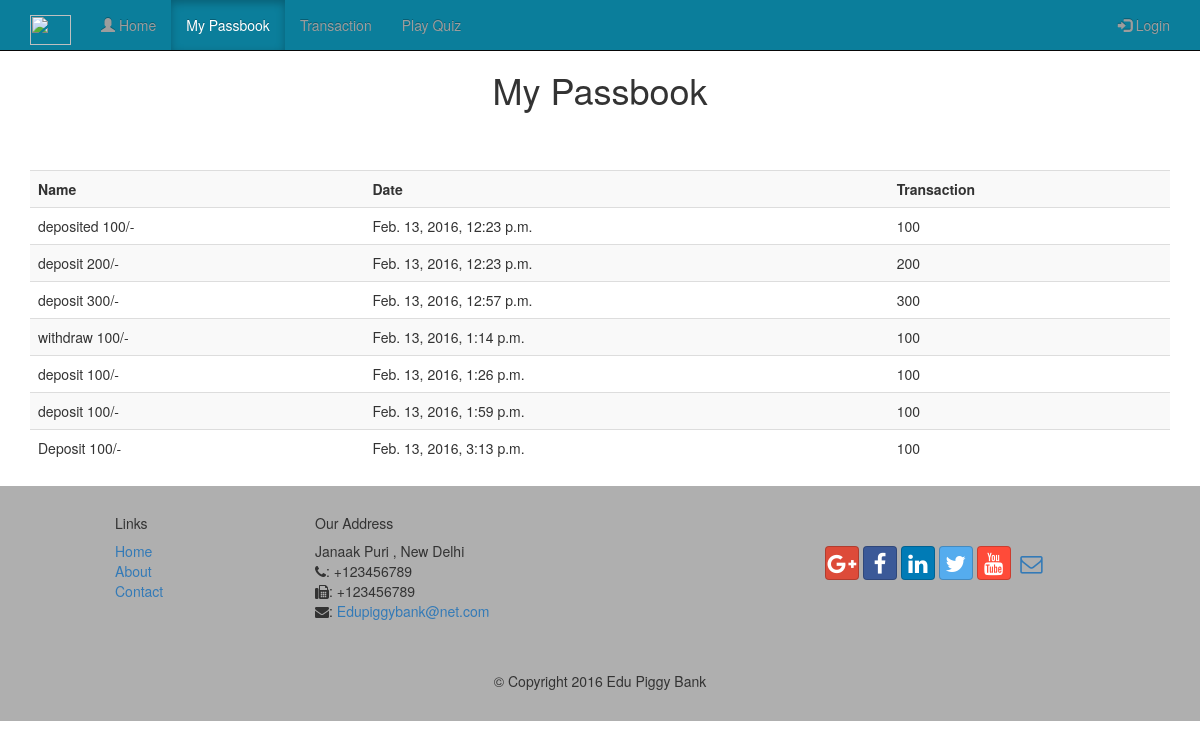
/mypassbook, run on an earlier commit of the app's database.
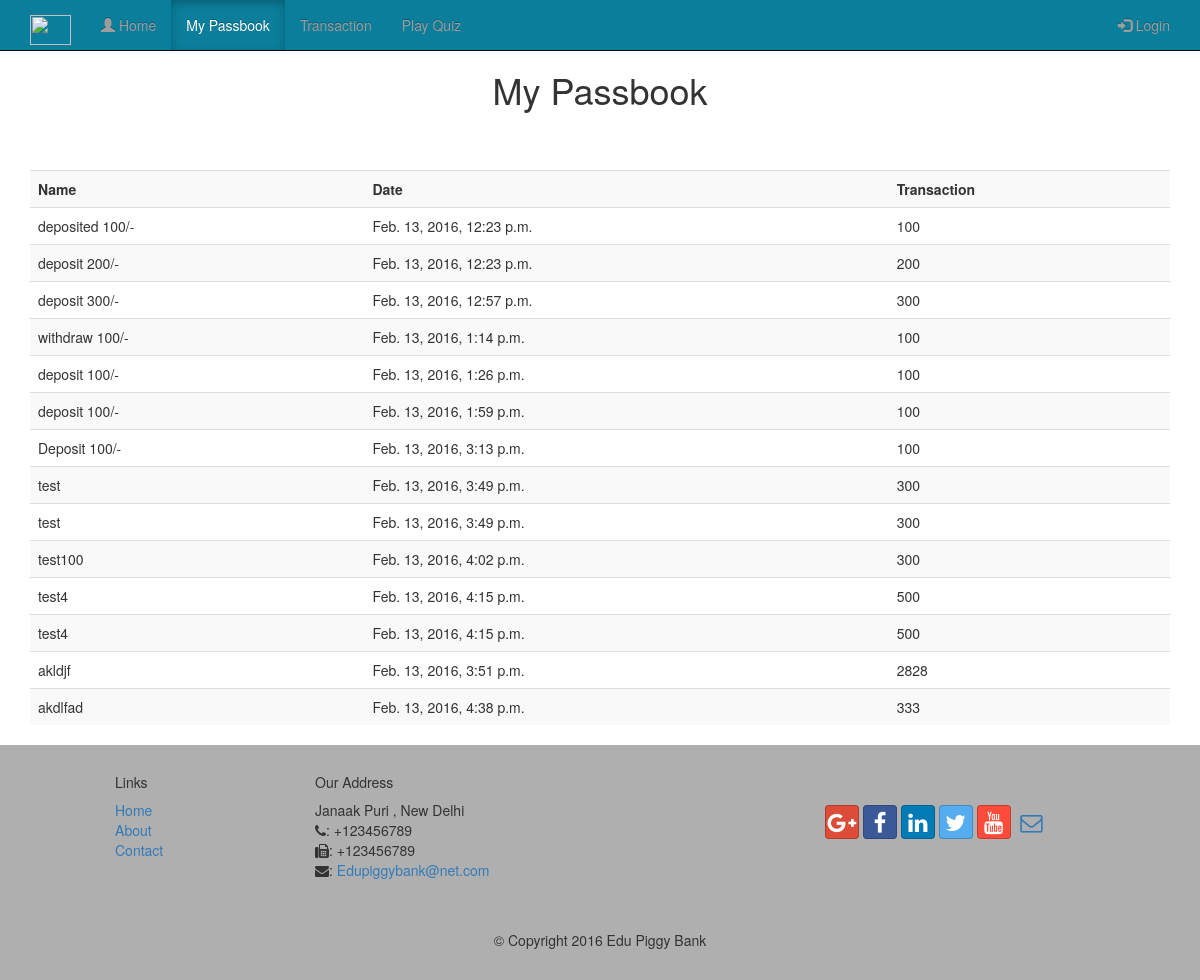
And on a later commit of the database.
### piggybank/models.py (models this page shows, shortened)
class Passbook(models.Model):
    name = models.ForeignKey('auth.User')
    text = models.TextField()
    created_date = models.DateTimeField(
            default=timezone.now)
    transaction = models.IntegerField()

### piggybank/views.py (the view)
# urls.py: url(r'^mypassbook$',views.mypassbook,name='mypassbook'),
def mypassbook(request):
    entries = Passbook.objects.all()
    return render(request, 'piggybank/mypassbook.html',{'entries':entries})

### piggybank/templates/piggybank/mypassbook.html (shortened to what the changed rows need)
{% load staticfiles %}
<!DOCTYPE html>
<html lang="en">
<head>
    <link rel="stylesheet" href="//maxcdn.bootstrapcdn.com/bootstrap/3.2.0/css/bootstrap.min.css">
    <link rel="stylesheet" href="//maxcdn.bootstrapcdn.com/bootstrap/3.2.0/css/bootstrap-theme.min.css">
    <link rel="stylesheet" href="https://maxcdn.bootstrapcdn.com/font-awesome/4.5.0/css/font-awesome.min.css">
    <link rel="stylesheet" href="{% static 'css/bootstrap-social.css' %}">
    <link rel="stylesheet" href="{% static 'css/mystyles.css' %}">
    </head>
<body>
    <h1 style="padding: 50px"><center>My Passbook</center></h1>
    <div class="container">
        <table class="table table-striped table-hover">
            <tr>
                <th>Name</th>
                <th>Date </th>
                <th>Transaction</th>
            </tr>
            {%for entry in entries%}
                <tr>
                    <td>{{entry.text}}</td>
                    <td>{{entry.created_date}}</td>
                    <td>{{entry.transaction}}</td>
            </tr>
            {%endfor%}
        </table>
    </div>
</body>
</html>

What changed in the data, as far as the page shows it:
added Passbook: text "test", created_date "Feb. 13, 2016, 3:49 p.m.", transaction "300"
added Passbook: text "test", created_date "Feb. 13, 2016, 3:49 p.m.", transaction "300"
added Passbook: text "test100", created_date "Feb. 13, 2016, 4:02 p.m.", transaction "300"
added Passbook: text "test4", created_date "Feb. 13, 2016, 4:15 p.m.", transaction "500"
added Passbook: text "test4", created_date "Feb. 13, 2016, 4:15 p.m.", transaction "500"
added Passbook: text "akldjf", created_date "Feb. 13, 2016, 3:51 p.m.", transaction "2828"
added Passbook: text "akdlfad", created_date "Feb. 13, 2016, 4:38 p.m.", transaction "333"
